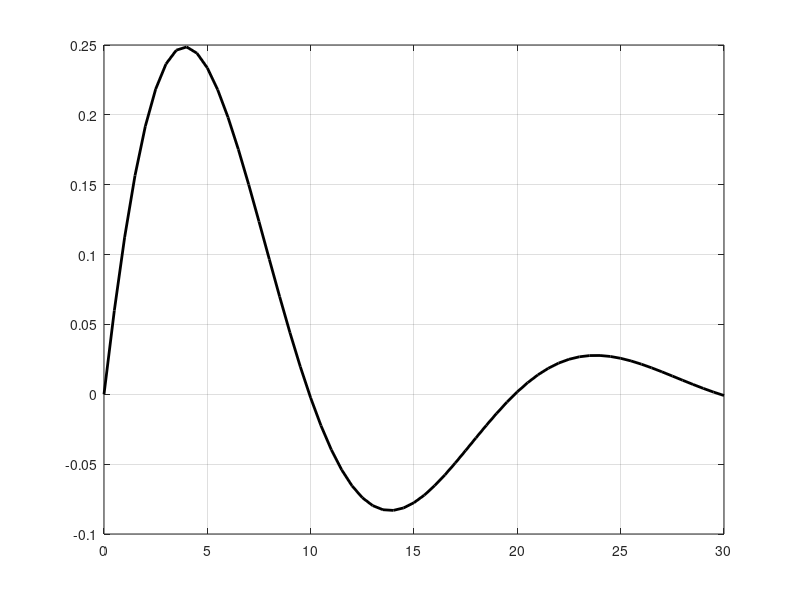
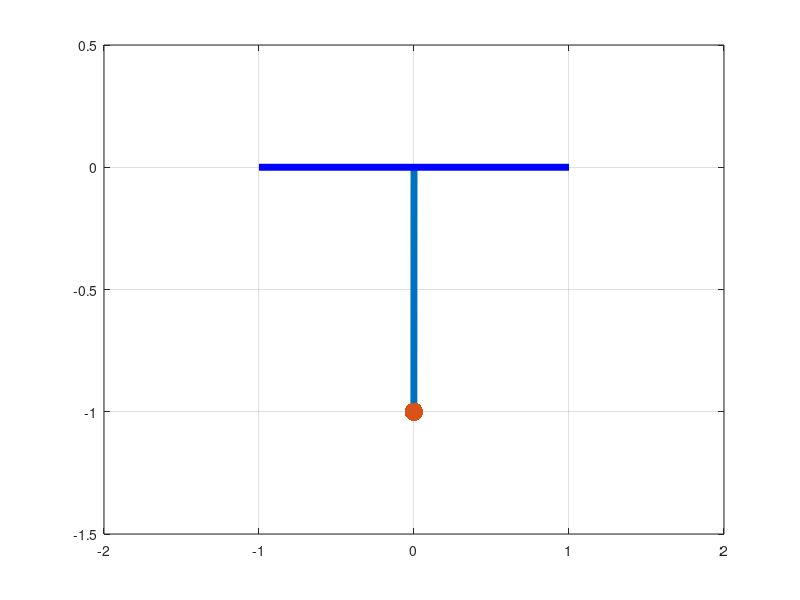

MATLAB code to generate these figures, in order:
clear all; close all;
l = 0.1; m=1.0; b = 0.2; dt = 0.5; Tf = 30; t = 0:dt:Tf; N = length(t);
x (1)=0.0; v(1) = 0.12; x(2) = x(1) + v(1)*dt;
for i = 3:N
  x(i) = 2*x(i-1) - x(i-2) + (-(l/m)*x(i-1) - (b/m)*v(i-2))*dt^2;
  v(i-1)= (x(i)-x(i-2))/(2*dt);
end
v(N) = (x(N)-x(N-2))/(dt);
figure(1); clf;
plot(t,x,'-k','linewidth',2); grid on;
L = 1; ct = 0;
for i = 1:N
    position = x(i);
    x0 = 0; y0 = 0; 
    x1 = L*cos(position - (pi/2)); y1 = -L*sin(position + (pi/2));
    figure(2)
    plot([x0,x1],[y0,y1],'linewidth',5) % longitud del pendulo
    hold on;
    plot(x1,y1,'marker','.','markersize',40) % masa del pendulo 
    plot([-1,1],[0,0],'linewidth',5,'b')% soporte del pendulo 
    hold off; axis([-2 2 -1.5 0.5])
    grid on; pause(0.1); drawnow;
end
